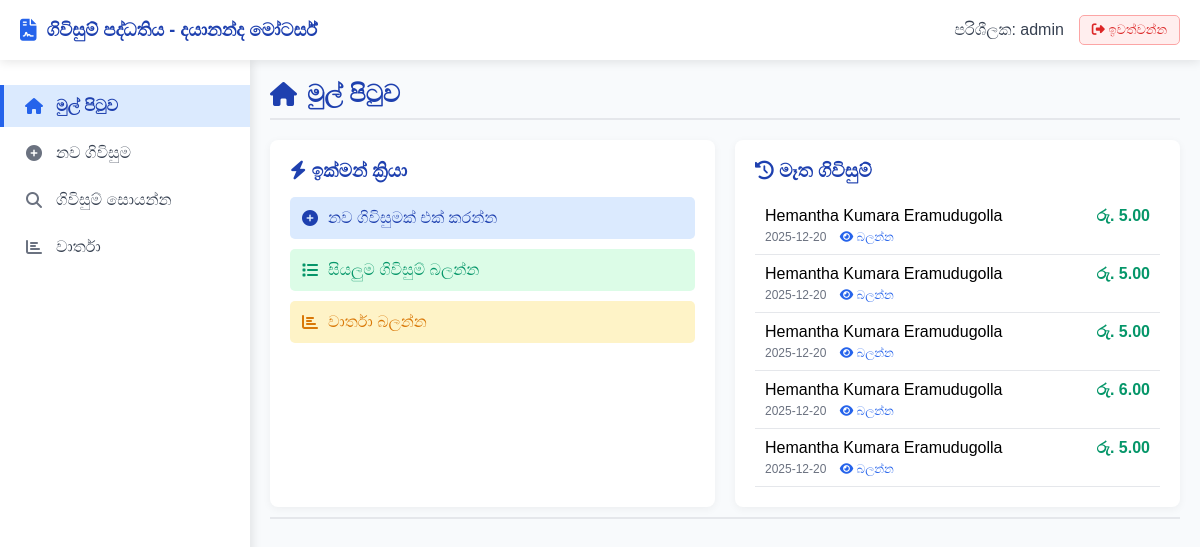
Screenshot of /dashboard.php (signed in) with the database file from the repository.
### tables this page shows
CREATE TABLE `agreements` (
  `id` int(11) NOT NULL,
  `name` varchar(255) DEFAULT NULL,
  `address` text DEFAULT NULL,
  `nic` varchar(20) DEFAULT NULL,
  `agreement_date` date DEFAULT NULL,
  `payment_day` int(11) DEFAULT NULL,
  `period_months` int(11) DEFAULT NULL,
  `end_date` date DEFAULT NULL,
  `amount_number` decimal(12,2) DEFAULT NULL,
  `amount_words` varchar(255) DEFAULT NULL,
  `interest_rate` decimal(5,2) DEFAULT NULL,
  `product_sinhala` varchar(255) DEFAULT NULL,
  `vehicle_number` varchar(50) DEFAULT NULL,
  `chassis_number` varchar(100) DEFAULT NULL,
  `engine_number` varchar(100) DEFAULT NULL,
  `make` varchar(100) DEFAULT NULL,
  `model` varchar(100) DEFAULT NULL,
  `vehicle_class_sinhala` varchar(100) DEFAULT NULL,
  `created_at` timestamp NULL DEFAULT current_timestamp(),
  `updated_at` timestamp NOT NULL DEFAULT current_timestamp()
);

### dashboard.php (the view, shortened to what this page needs)
<?php
require_once 'header.php';
?>
<div class="page-title">
    <h1><i class="fas fa-home"></i> මුල් පිටුව</h1>
</div>
<div style="display: grid; grid-template-columns: repeat(auto-fit, minmax(300px, 1fr)); gap: 20px; margin-top: 20px;">
    <div style="background: white; padding: 20px; border-radius: 8px; box-shadow: 0 2px 8px rgba(0,0,0,0.05);">
        <h3 style="margin-bottom: 15px; color: var(--primary-dark);">
            <i class="fas fa-bolt"></i> ඉක්මන් ක්‍රියා
        </h3>
        <div style="display: flex; flex-direction: column; gap: 10px;">
            <a href="index.php" style="display: flex; align-items: center; gap: 10px; padding: 12px; background: #dbeafe; color: var(--primary-dark); text-decoration: none; border-radius: 5px;">
                <i class="fas fa-plus-circle"></i>
                <span>නව ගිවිසුමක් එක් කරන්න</span>
            </a>
            <a href="view_agreements.php" style="display: flex; align-items: center; gap: 10px; padding: 12px; background: #dcfce7; color: #059669; text-decoration: none; border-radius: 5px;">
                <i class="fas fa-list"></i>
                <span>සියලුම ගිවිසුම් බලන්න</span>
            </a>
            <a href="reports.php" style="display: flex; align-items: center; gap: 10px; padding: 12px; background: #fef3c7; color: #d97706; text-decoration: none; border-radius: 5px;">
                <i class="fas fa-chart-bar"></i>
                <span>වාර්තා බලන්න</span>
            </a>
        </div>
    </div>
    <div style="background: white; padding: 20px; border-radius: 8px; box-shadow: 0 2px 8px rgba(0,0,0,0.05);">
        <h3 style="margin-bottom: 15px; color: var(--primary-dark);">
            <i class="fas fa-history"></i> මෑත ගිවිසුම්
        </h3>
        <div style="max-height: 300px; overflow-y: auto;">
            <?php
            require_once 'db.php';
            $recent_sql = "SELECT * FROM agreements ORDER BY created_at DESC LIMIT 5";
            $recent_result = $conn->query($recent_sql);
            if ($recent_result->num_rows > 0):
                while ($row = $recent_result->fetch_assoc()):
            ?>
                <div style="padding: 10px; border-bottom: 1px solid #e5e7eb;">
                    <div style="display: flex; justify-content: space-between;">
                        <span style="font-weight: 500;"><?php echo htmlspecialchars($row['name']); ?></span>
                        <span style="color: #059669; font-weight: 600;">රු. <?php echo number_format($row['amount_number'], 2); ?></span>
                    </div>
                    <div style="font-size: 12px; color: #6b7280; margin-top: 5px;">
                        <?php echo date('Y-m-d', strtotime($row['agreement_date'])); ?>
                        <a href="preview.php?id=<?php echo $row['id']; ?>" style="margin-left: 10px; color: var(--primary); text-decoration: none;">
                            <i class="fas fa-eye"></i> බලන්න
                        </a>
                    </div>
                </div>
            <?php
                endwhile;
            endif; ?>
        </div>
    </div>
</div>
<?php
require_once 'footer.php';
?>

### header.php (style rules this page uses)
:root { --primary: #2563eb; --primary-dark: #1e40af; --sidebar-width: 250px; --header-height: 60px; }
* { margin: 0; padding: 0; box-sizing: border-box; }
body { font-family: 'Iskoola Pota', sans-serif; background: #f8fafc; }
.page-title { margin-bottom: 20px; padding-bottom: 10px; border-bottom: 2px solid #e5e7eb; }
.page-title h1 { color: var(--primary-dark); font-size: 24px; display: flex; align-items: center; gap: 10px; }

### rows the page displays
agreements: name "Hemantha Kumara Eramudugolla", amount_number "5.00", agreement_date "2025-12-20"
agreements: name "Hemantha Kumara Eramudugolla", amount_number "5.00", agreement_date "2025-12-20"
agreements: name "Hemantha Kumara Eramudugolla", amount_number "5.00", agreement_date "2025-12-20"
agreements: name "Hemantha Kumara Eramudugolla", amount_number "6.00", agreement_date "2025-12-20"
agreements: name "Hemantha Kumara Eramudugolla", amount_number "5.00", agreement_date "2025-12-20"

### other values shown
$_SESSION['username'] "admin"
